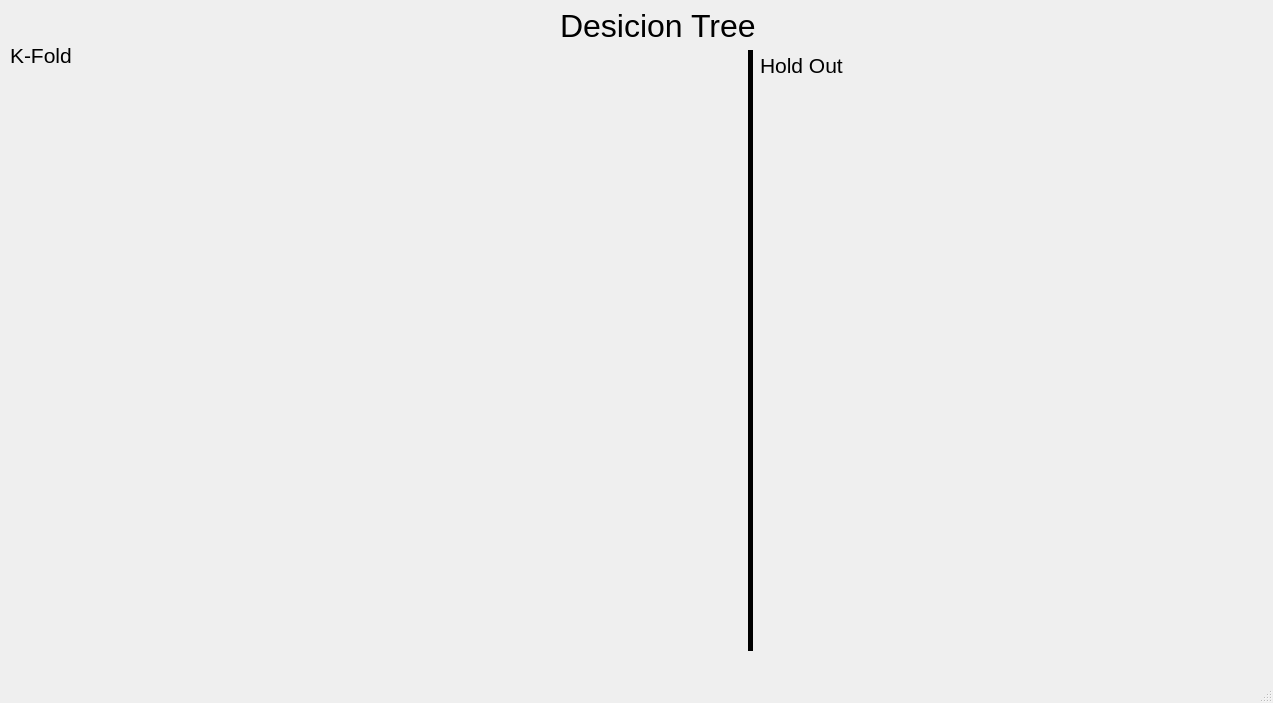
<?xml version="1.0" encoding="UTF-8"?>
<ui version="4.0">
 <class>MainWindow</class>
 <widget class="QMainWindow" name="MainWindow">
  <property name="geometry">
   <rect>
    <x>0</x>
    <y>0</y>
    <width>1273</width>
    <height>703</height>
   </rect>
  </property>
  <property name="windowTitle">
   <string>MainWindow</string>
  </property>
  <widget class="QWidget" name="centralwidget">
   <widget class="QLabel" name="label_3">
    <property name="geometry">
     <rect>
      <x>760</x>
      <y>50</y>
      <width>121</width>
      <height>31</height>
     </rect>
    </property>
    <property name="font">
     <font>
      <pointsize>16</pointsize>
     </font>
    </property>
    <property name="text">
     <string>Hold Out</string>
    </property>
   </widget>
   <widget class="QLabel" name="label_6">
    <property name="geometry">
     <rect>
      <x>330</x>
      <y>60</y>
      <width>401</width>
      <height>271</height>
     </rect>
    </property>
    <property name="text">
     <string/>
    </property>
    <property name="pixmap">
     <pixmap>../gorseller/siniflandiricilar/decisionTree/acc_kfold.png</pixmap>
    </property>
   </widget>
   <widget class="QLabel" name="label_8">
    <property name="geometry">
     <rect>
      <x>760</x>
      <y>370</y>
      <width>501</width>
      <height>261</height>
     </rect>
    </property>
    <property name="text">
     <string/>
    </property>
    <property name="pixmap">
     <pixmap>../gorseller/siniflandiricilar/decisionTree/scores_hout.png</pixmap>
    </property>
   </widget>
   <widget class="QLabel" name="label_4">
    <property name="geometry">
     <rect>
      <x>10</x>
      <y>70</y>
      <width>321</width>
      <height>261</height>
     </rect>
    </property>
    <property name="text">
     <string/>
    </property>
    <property name="pixmap">
     <pixmap>../gorseller/siniflandiricilar/decisionTree/confusion_matrix_kfold.png</pixmap>
    </property>
   </widget>
   <widget class="QLabel" name="label_2">
    <property name="geometry">
     <rect>
      <x>10</x>
      <y>40</y>
      <width>121</width>
      <height>31</height>
     </rect>
    </property>
    <property name="font">
     <font>
      <pointsize>16</pointsize>
     </font>
    </property>
    <property name="text">
     <string>K-Fold</string>
    </property>
   </widget>
   <widget class="Line" name="line">
    <property name="geometry">
     <rect>
      <x>740</x>
      <y>50</y>
      <width>20</width>
      <height>601</height>
     </rect>
    </property>
    <property name="frameShadow">
     <enum>QFrame::Plain</enum>
    </property>
    <property name="lineWidth">
     <number>5</number>
    </property>
    <property name="orientation">
     <enum>Qt::Vertical</enum>
    </property>
   </widget>
   <widget class="QLabel" name="label_7">
    <property name="geometry">
     <rect>
      <x>760</x>
      <y>90</y>
      <width>331</width>
      <height>281</height>
     </rect>
    </property>
    <property name="text">
     <string/>
    </property>
    <property name="pixmap">
     <pixmap>../gorseller/siniflandiricilar/decisionTree/confusion_matrix_hout.png</pixmap>
    </property>
   </widget>
   <widget class="QLabel" name="label_5">
    <property name="geometry">
     <rect>
      <x>10</x>
      <y>340</y>
      <width>511</width>
      <height>251</height>
     </rect>
    </property>
    <property name="text">
     <string/>
    </property>
    <property name="pixmap">
     <pixmap>../gorseller/siniflandiricilar/decisionTree/scores_kfold.png</pixmap>
    </property>
   </widget>
   <widget class="QLabel" name="label">
    <property name="geometry">
     <rect>
      <x>560</x>
      <y>0</y>
      <width>291</width>
      <height>51</height>
     </rect>
    </property>
    <property name="font">
     <font>
      <pointsize>24</pointsize>
     </font>
    </property>
    <property name="text">
     <string>Desicion Tree</string>
    </property>
   </widget>
  </widget>
  <widget class="QMenuBar" name="menubar">
   <property name="geometry">
    <rect>
     <x>0</x>
     <y>0</y>
     <width>1273</width>
     <height>21</height>
    </rect>
   </property>
  </widget>
  <widget class="QStatusBar" name="statusbar"/>
 </widget>
 <resources/>
 <connections/>
</ui>
